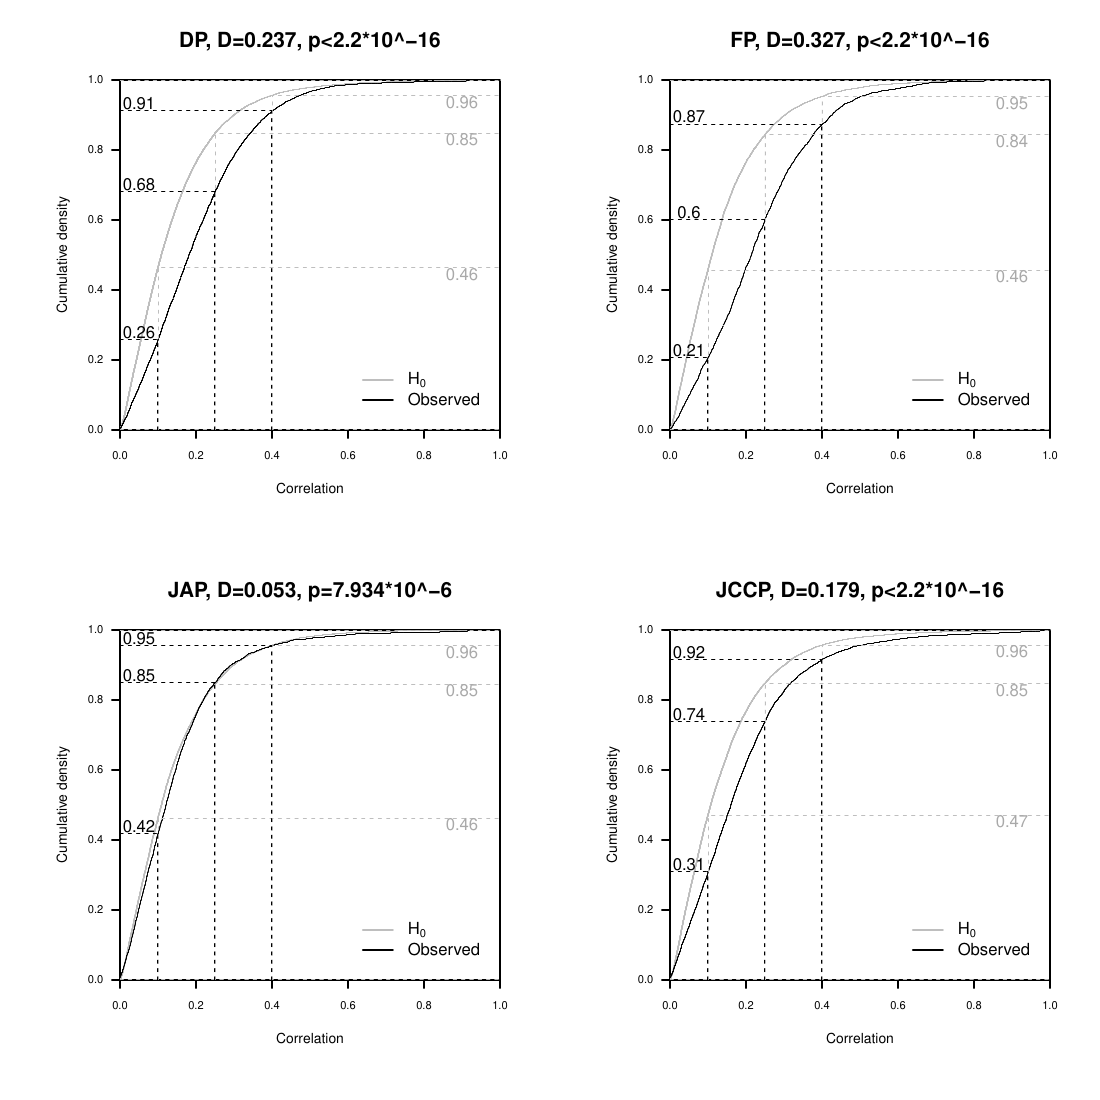

Generate this figure with R:
# Set to main folder of project
# NOT figures folder
setwd(choose.dir())

# Load data
# Read- and prepare data
dat <- read.csv2("data/statcheck_full_anonymized.csv", stringsAsFactors=F, dec = ",", sep = ";")[-1]

# There are two test statistic indicators that are NA
# Manually correct these
dat$Statistic[is.na(dat$Statistic)] <- "F"

# Computing unadjusted and adjusted effect sizes (OBSERVED)
dat <- cbind(dat, esComp.statcheck(dat))
dat$adjESComp[dat$adjESComp < 0] <- 0

# Turning df1 for t and r into 1.
dat$df1[dat$Statistic == "t" | dat$Statistic == "r"] <- 1

# Select out incorrectly exttracted r values
dat <- dat[!(dat$Statistic=="r" & dat$Value > 1),]

# Select out irrefutably wrong df reporting
dat <- dat[!dat$df1 == 0,]

# select out NA computed p-values
dat <- dat[!is.na(dat$Computed),]

# Selecting only the t, r and F values
dat <- dat[dat$Statistic == 't' | dat$Statistic == 'r' | dat$Statistic == 'F',]
nsig <- dat$Computed >= .05

pdf('figures/S1Fig.pdf', onefile = TRUE, width = 11, height = 11)
par(mfrow = c(2, 2), mai = c(1.2, 1.2, .8, .5))

for(i in 1:4){
  sel <- dat$journals.jour. == sort(unique(dat$journals.jour.))[i] & nsig
  set.seed(i)
  simNullEs <- simNullDist(dat, n.iter=length(dat$esComp[sel])*3, alpha = .05)
  temp <- ks.test(simNullEs$esComp,
                  dat$esComp[dat$journals.jour. == sort(unique(dat$journals.jour.))[i] & nsig],
                  alternative="greater")
  print((temp))
  if(i == 3){
    plot(ecdf(na.omit(sqrt(simNullEs$esComp))),
         lty=1,
         frame.plot=T, 
         main=paste0(sort(unique(dat$journals.jour.))[i], ", D=", round(temp$statistic,3),", p=7.934*10^-6"),
         xlim=c(0,1),
         xaxs="i",
         yaxs="i",
         xlab="Correlation",
         ylab = "Cumulative density",
         cex.axis=.8,
         cex.lab=1,
         cex.main=1.5,
         col = "grey", las=1)
  }
  else{plot(ecdf(na.omit(sqrt(simNullEs$esComp))),
            lty=1,
            frame.plot=T, 
            main=paste0(sort(unique(dat$journals.jour.))[i], ", D=", round(temp$statistic,3),", p<2.2*10^-16"),
            xlim=c(0,1),
            xaxs="i",
            yaxs="i",
            xlab="Correlation",
            ylab = "Cumulative density",
            cex.axis=.8,
            cex.lab=1,
            cex.main=1.5,
            col = "grey", las=1)}
  lines(ecdf(sqrt(dat$esComp[sel])),
        lwd=.5)
  legend(x=.6,y=.2,legend=c(expression('H'[0]), 'Observed'),
         cex=1.2,lty=c(1,1),
         col = c("grey","black",2),box.lwd=0 ,lwd=2, bty='n')
  for(es in esR){
    h0horiz <- sum(sqrt(simNullEs$esComp[!is.na(simNullEs$esComp)]) < es) / length(simNullEs$esComp[!is.na(simNullEs$esComp)])
    clip(es, 1, 0, h0horiz)
    abline(h=h0horiz, v=es, lty=2, col="grey")
    clip(0,1,0,1)
    x <- sqrt(dat$esComp[sel]) <= es
    horiz <- sum(x[!is.na(x)]) / length(x[!is.na(x)])
    text(x=.05, y=horiz+.02, labels=round(horiz, 2), cex=1.2)
    text(x=.9, y=h0horiz-.02, labels=round(h0horiz, 2), cex=1.2, col='darkgrey')
    clip(0, es, 0, horiz)
    abline(h=horiz, v=es, col="black", lty=2)
    clip(0, 1, 0, 1)
  }
}

for(i in 5:8){
  sel <- dat$journals.jour. == sort(unique(dat$journals.jour.))[i] & nsig
  set.seed(i)
  simNullEs <- simNullDist(dat, n.iter=length(dat$esComp[sel])*3, alpha=.05)
  temp <- ks.test(simNullEs$esComp,
                  dat$esComp[dat$journals.jour. == sort(unique(dat$journals.jour.))[i] & nsig],
                  alternative="greater")
  print((temp))
  plot(ecdf(na.omit(sqrt(simNullEs$esComp))),
       lty=1,
       frame.plot=T, 
       main=paste0(sort(unique(dat$journals.jour.))[i], ", D=", round(temp$statistic,3),", p<2.2*10^-16"),
       xlim=c(0,1),
       xaxs="i",
       yaxs="i",
       xlab="Correlation",
       ylab = "Cumulative density",
       cex.axis=.8,
       cex.lab=1,
       cex.main=1.5,
       col = "grey", las=1)
  lines(ecdf(sqrt(dat$esComp[sel])),
        lwd=.5)
  legend(x=.6,y=.2,legend=c(expression('H'[0]), 'Observed'),
         cex=1.2,lty=c(1,1),
         col = c("grey","black",2),box.lwd=0 ,lwd=2, bty='n')
  for(es in esR){
    h0horiz <- sum(sqrt(simNullEs$esComp[!is.na(simNullEs$esComp)]) < es) / length(simNullEs$esComp[!is.na(simNullEs$esComp)])
    clip(es, 1, 0, h0horiz)
    abline(h=h0horiz, v=es, lty=2, col="grey")
    clip(0,1,0,1)
    x <- sqrt(dat$esComp[sel]) <= es
    horiz <- sum(x[!is.na(x)]) / length(x[!is.na(x)])
    text(x=.05, y=horiz+.02, labels=round(horiz, 2), cex=1.2)
    text(x=.9, y=h0horiz-.02, labels=round(h0horiz, 2), cex=1.2, col='darkgrey')
    clip(0, es, 0, horiz)
    abline(h=horiz, v=es, col="black", lty=2)
    clip(0, 1, 0, 1)
  }
}
dev.off()